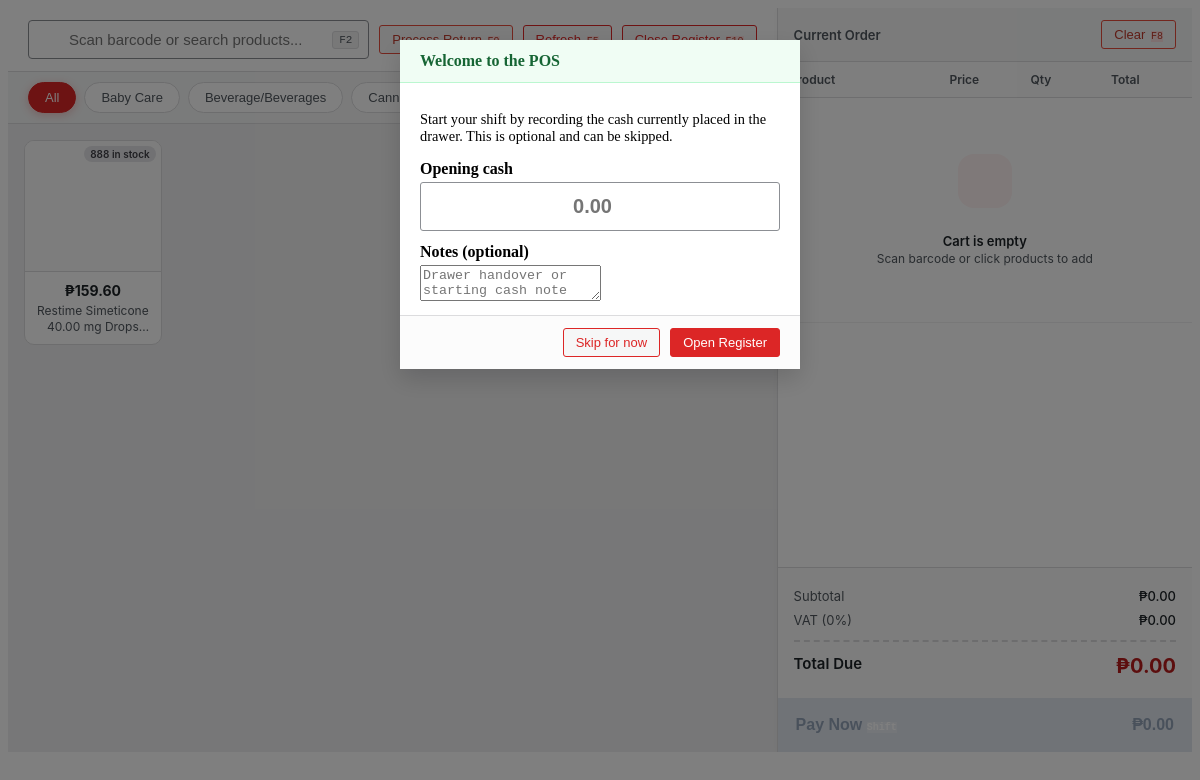
The page /reusablepage/salespos.php (signed in) on the database as committed earlier.
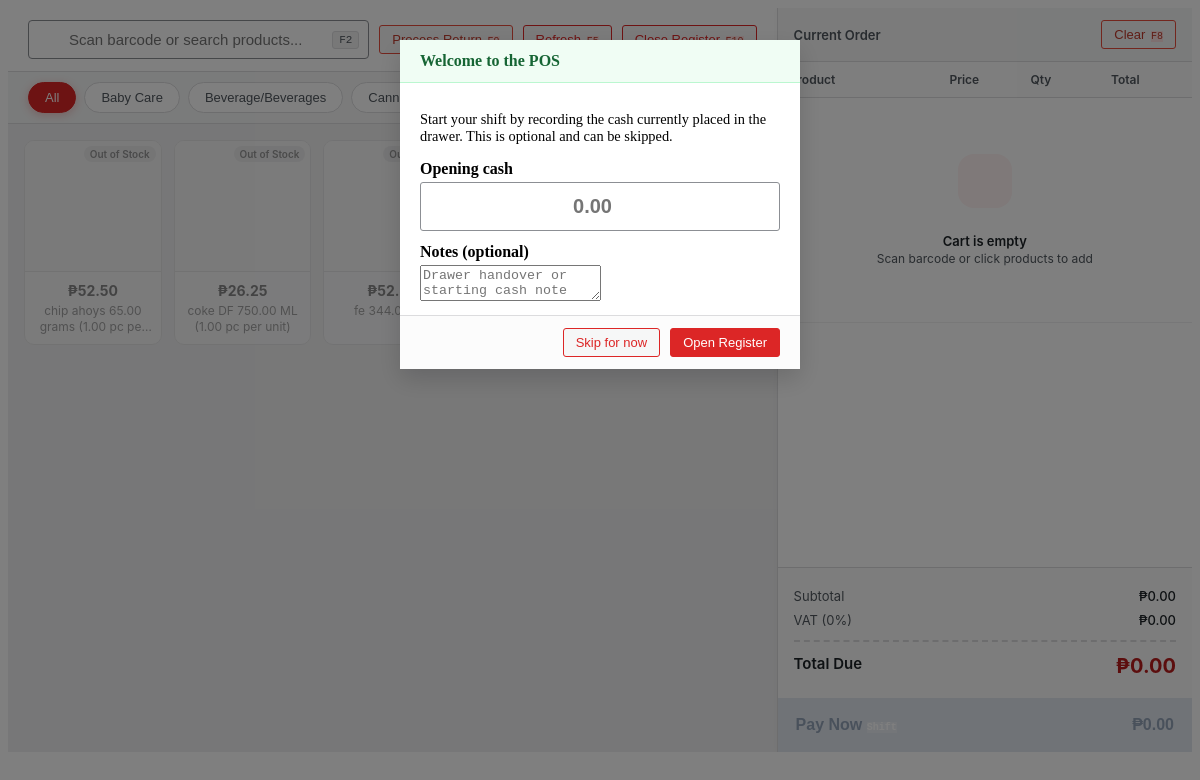
The same page on the database as committed later.
### tables this page shows
CREATE TABLE `product_categories` (
  `id` int(11) NOT NULL,
  `category_name` varchar(100) NOT NULL,
  `has_vat` tinyint(1) NOT NULL DEFAULT 0,
  `senior_discount` tinyint(1) NOT NULL DEFAULT 0,
  `pwd_discount` tinyint(1) NOT NULL DEFAULT 0
);

CREATE TABLE `products` (
  `id` int(11) NOT NULL,
  `branded_name` varchar(255) NOT NULL COMMENT 'Brand name (e.g., Amoxil)',
  `generic_name` varchar(255) NOT NULL COMMENT 'Generic/active ingredient (e.g., Amoxicillin)',
  `strength` decimal(10,2) NOT NULL DEFAULT 0.00 COMMENT 'Main strength value (e.g., 500mg)',
  `measurement_id` int(11) DEFAULT NULL,
  `barcode` varchar(100) DEFAULT NULL COMMENT 'Barcode for POS scanning',
  `category_id` int(11) DEFAULT NULL,
  `classification_id` int(11) DEFAULT NULL,
  `units_per_package` int(11) DEFAULT NULL COMMENT 'Units per package/blister/bottle',
  `imageproduct` varchar(500) NOT NULL,
  `is_basic_necessities` tinyint(1) NOT NULL DEFAULT 0,
  `package_type` varchar(100) DEFAULT NULL COMMENT 'Blister, Bottle, Strip, Box, Jar, etc.',
  `dosage_form` varchar(100) DEFAULT NULL COMMENT 'Tablet, Capsule, Syrup, Suspension, Cream, Drops',
  `dosage_form_id` int(11) DEFAULT NULL,
  `strength_per_quantity` decimal(10,2) DEFAULT NULL COMMENT 'Qty for strength (e.g., 5 for 5mL in syrup)',
  `strength_per_quantity_unit` varchar(50) DEFAULT NULL COMMENT 'Unit for strength_per_quantity (e.g., mL, g)',
  `is_hidden` tinyint(1) NOT NULL DEFAULT 0
);

### function/workingpos.php (called while the page is built, shortened)
<?php
class Product {
    private $conn;
    public function __construct($db) {
        $this->conn = $db;
    }
    public function getProducts() {
        $sql = "SELECT p.*,
                    pc.category_name,
                    pc.has_vat, pc.senior_discount, pc.pwd_discount,
                    um.serving_unit_name AS measurement_name,
                    COALESCE(SUM(CASE
                        WHEN i.current_quantity > 0
                             AND (i.expiry_date IS NULL OR i.expiry_date >= CURDATE())
                        THEN i.current_quantity
                        ELSE 0
                    END), 0) AS stock,
                    MIN(CASE
                        WHEN i.current_quantity > 0
                             AND i.expiry_date IS NOT NULL
                             AND i.expiry_date >= CURDATE()
                        THEN i.expiry_date
                        ELSE NULL
                    END) AS earliest_expiry_date,
                    COALESCE((SELECT newest.sale_price
                              FROM inventory newest
                              WHERE newest.product_id = p.id
                              ORDER BY newest.date_received DESC, newest.id DESC
                              LIMIT 1), 0) AS total_price,
                    COALESCE((SELECT newest.purchase_cost
                              FROM inventory newest
                              WHERE newest.product_id = p.id
                              ORDER BY newest.date_received DESC, newest.id DESC
                              LIMIT 1), 0) AS net_price,
                    COALESCE((SELECT newest.sale_price
                              FROM inventory newest
                              WHERE newest.product_id = p.id
                              ORDER BY newest.date_received DESC, newest.id DESC
                              LIMIT 1), 0) AS sale_price
                FROM products p
                LEFT JOIN product_categories pc ON p.category_id = pc.id
                LEFT JOIN serving_unit um ON p.measurement_id = um.id
                LEFT JOIN inventory i ON p.id = i.product_id
                GROUP BY p.id
                ORDER BY p.generic_name ASC";
        $stmt = $this->conn->prepare($sql);
        $stmt->execute();
        return $stmt->fetchAll(PDO::FETCH_ASSOC);
    }
    public function getCategories() {
        $sql = "SELECT * FROM product_categories ORDER BY category_name ASC";
        $stmt = $this->conn->prepare($sql);
        $stmt->execute();
        return $stmt->fetchAll(PDO::FETCH_ASSOC);
    }
}

### reusablepage/salespos.php (the view, shortened to what this page needs)
<?php
require_once __DIR__ . "/../conn/database.php";
require_once __DIR__ . "/../function/workingpos.php";
$product = new Product($db);
$products = $product->getProducts();
$categories = $product->getCategories();
?>
<link rel="stylesheet" href="../css/pos_wepos.css?v=1.10">
<div class="wepos-wrapper" id="weposApp">
    <div class="wepos-left">
        <div class="wepos-header">
            <div class="wepos-search-container">
                <input type="text" id="weposSearch" placeholder="Scan barcode or search products..." autocomplete="off">
                <kbd>F2</kbd>
            </div>
            <button type="button" class="wepos-btn wepos-btn-outline text-danger" style="border-color: #e74c3c; color: #c0392b;" onclick="openReturnModal()">
                    Process Return <kbd style="font-size: 10px; background: #fee2e2; color: #c0392b; border: none; margin-left: 2px;">F9</kbd>
                </button>
            <button class="wepos-btn wepos-btn-outline" onclick="location.reload()">
                Refresh <kbd style="font-size: 10px; background: #fee2e2; color: #c0392b; border: none; margin-left: 2px;">F5</kbd>
            </button>
            <button class="wepos-btn wepos-btn-outline text-primary" onclick="weposOpenClosingModal()">
                Close Register <kbd style="font-size: 10px; background: #fee2e2; color: #c0392b; border: none; margin-left: 2px;">F10</kbd>
            </button>
        </div>
        <div class="wepos-categories">
            <button class="wepos-cat-btn active" onclick="weposFilterCat('All')">All</button>
            <?php foreach ($categories as $cat): ?>
                <button class="wepos-cat-btn" onclick="weposFilterCat('<?= htmlspecialchars($cat['category_name']) ?>')">
                    <?= htmlspecialchars($cat['category_name']) ?>
                </button>
            <?php endforeach; ?>
        </div>
        <div class="wepos-products-area">
            <div class="wepos-products-grid" id="weposGrid">
                <?php if (empty($products)): ?>
                    <div class="w-100 text-center text-muted py-5 px-3">
                        <i class="fas fa-box-open d-block mb-3" style="font-size: 2.5rem; color: #cbd5e1;"></i>
                        <h5 class="mb-2">No products available</h5>
                        <p class="mb-0">Add a product and inventory batch before starting a sale.</p>
                    </div>
                <?php else: ?>
                <?php foreach ($products as $row): ?>
                    <?php
                        $stock = (int)($row['stock'] ?? 0);
                        $isOut = $stock <= 0;
                        $expiryDate = $row['earliest_expiry_date'] ?? null;
                        $isExpired = ($expiryDate && strtotime($expiryDate) < strtotime('today')) ? true : false;
                        $salePrice = (float)($row['total_price'] ?? $row['sale_price'] ?? 0);
                        $costPrice = (float)($row['net_price'] ?? $row['purchase_cost'] ?? $salePrice);
                    ?>
                    <div class="wepos-product-card <?= $isOut ? 'out-of-stock' : '' ?><?= $isExpired ? ' expired' : '' ?>"
                         data-id="<?= $row['id'] ?>"
                         data-name="<?= htmlspecialchars($row['branded_name']) ?> <?= htmlspecialchars($row['generic_name']) ?> <?= htmlspecialchars($row['strength'] ?? '') ?> <?= htmlspecialchars($row['measurement_name'] ?? '') ?><?= !empty(trim($row['dosage_form'] ?? '')) ? ' ' . htmlspecialchars(trim($row['dosage_form'])) : '' ?><?= isset($row['strength_per_quantity']) && $row['strength_per_quantity'] > 0 ? ' (' . htmlspecialchars((string)$row['strength_per_quantity']) . ' ' . htmlspecialchars(trim($row['strength_per_quantity_unit'] ?? '')) . ' per unit)' : '' ?>"
                         data-branded="<?= htmlspecialchars($row['branded_name']) ?>"
                         data-generic="<?= htmlspecialchars($row['generic_name']) ?>"
                         data-strength="<?= htmlspecialchars(trim(($row['strength'] ?? '') . (($row['strength'] ?? '') !== '' ? ' ' : '') . ($row['measurement_name'] ?? ''))) ?>"
                         data-form="<?= htmlspecialchars(trim($row['dosage_form'] ?? '')) ?>"
                         data-price="<?= $salePrice ?>"
                         data-net="<?= $costPrice ?>"
                         data-barcode="<?= htmlspecialchars($row['barcode'] ?? '') ?>"
                         data-category="<?= htmlspecialchars($row['category_name'] ?? 'Uncategorized') ?>"
                         data-has-vat="<?= (int)($row['has_vat'] ?? 0) ?>"
                         data-senior="<?= (int)($row['senior_discount'] ?? 0) ?>"
                         data-pwd="<?= (int)($row['pwd_discount'] ?? 0) ?>"
                         data-stock="<?= $stock ?>"
                         data-pcs="<?= (int)($row['pcs'] ?? 1) ?>"
                         data-expired="<?= $isExpired ? '1' : '0' ?>"
                         onclick="event.stopPropagation(); weposAddToCart(this)">
                        <div class="wepos-card-img">
                            <?php if ($isExpired): ?>
                                <span class="wepos-stock-badge expired">EXPIRED</span>
                            <?php elseif ($isOut): ?>
                                <span class="wepos-stock-badge empty">Out of Stock</span>
                            <?php else: ?>
                                <span class="wepos-stock-badge <?= $stock <= 10 ? 'low' : '' ?>"><?= $stock ?> in stock</span>
                            <?php endif; ?>
                        </div>
                        <div class="wepos-card-info">
                            <div class="wepos-card-price">₱<?= number_format($salePrice, 2) ?></div>
                            <div class="wepos-card-name">
                                <?= htmlspecialchars($row['branded_name']) ?> <?= htmlspecialchars($row['generic_name']) ?> <?= htmlspecialchars($row['strength'] ?? '') ?> <?= htmlspecialchars($row['measurement_name'] ?? '') ?><?= !empty(trim($row['dosage_form'] ?? '')) ? ' ' . htmlspecialchars(trim($row['dosage_form'])) : '' ?><?= isset($row['strength_per_quantity']) && $row['strength_per_quantity'] > 0 ? ' (' . htmlspecialchars((string)$row['strength_per_quantity']) . ' ' . htmlspecialchars(trim($row['strength_per_quantity_unit'] ?? '')) . ' per unit)' : '' ?>
                            </div>
                        </div>
                    </div>
                <?php endforeach; ?>
                <?php endif; ?>
            </div>
        </div>
    </div>
    <div class="wepos-right">
        <div class="wepos-resizer" id="weposCartResizer" title="Drag to resize the cart panel" aria-label="Drag to resize the cart panel">
        </div>
        <div class="wepos-cart-header">
            <span style="font-size:13px; font-weight:600; color:#50575e;">Current Order</span>
            <div class="wepos-cart-actions">
                <button class="wepos-btn wepos-btn-outline text-danger" style="border-color: #e74c3c; color: #c0392b;" onclick="weposClearCart()">
                    Clear <kbd style="font-size: 10px; background: #fee2e2; color: #c0392b; border: none; margin-left: 2px;">F8</kbd>
                </button>
            </div>
        </div>
        <div class="wepos-cart-items">
            <table class="wepos-cart-table">
                <thead>
                    <tr>
                        <th class="wepos-col-name">Product</th>
                        <th class="wepos-col-price">Price</th>
                        <th class="wepos-col-qty">Qty</th>
                        <th class="wepos-col-total">Total</th>
                        <th class="wepos-col-action"></th>
                    </tr>
                </thead>
                <tbody id="weposCartBody">
                </tbody>
            </table>
        </div>
        <div class="wepos-checkout-area">
            <div class="wepos-calc-box">
                <div class="wepos-calc-row">
                    <span>Subtotal</span>
                    <span id="calcSub">₱0.00</span>
                </div>
                <div class="wepos-calc-row text-muted" id="rowVat" style="display:none;">
                    <span>VAT (0%)</span>
                    <span id="calcVat">+₱0.00</span>
                </div>
                <div class="wepos-calc-row total-row">
                    <span>Total Due</span>
                    <span class="wepos-grand-total" id="calcTotal">₱0.00</span>
                </div>
            </div>
            <button class="wepos-pay-btn" id="weposPayBtn" onclick="weposOpenPayModal()" disabled>
                <span>Pay Now <kbd style="font-size: 10px; background: rgba(255,255,255,.25); color:#fff; border: none;">Shift</kbd></span>
                <span class="wepos-pay-amount" id="btnTotalAmount">₱0.00</span>
            </button>
        </div>
    </div>
</div>
<div class="wepos-modal-overlay" id="registerOpeningModal" style="display:none;" onclick="weposCloseOpeningModal(event)">
    <div class="wepos-modal" onclick="event.stopPropagation()" style="max-width:440px;">
        <div class="wepos-modal-head" style="background:#f0fdf4; border-bottom:1px solid #bbf7d0;">
            <h5 style="color:#166534;">Welcome to the POS</h5>
            <button type="button" onclick="weposCloseOpeningModal()"><i class="fas fa-times"></i></button>
        </div>
        <div class="wepos-modal-body">
            <p class="text-muted" style="font-size:0.9rem;">Start your shift by recording the cash currently placed in the drawer. This is optional and can be skipped.</p>
            <label for="openingCashAmount" style="font-weight:600; display:block; margin-bottom:4px;">Opening cash</label>
            <input type="number" id="openingCashAmount" class="wepos-input-lg" min="0" step="0.01" placeholder="0.00" autofocus>
            <label for="openingCashNotes" style="font-weight:600; display:block; margin:12px 0 4px;">Notes (optional)</label>
            <textarea id="openingCashNotes" rows="2" class="form-control" placeholder="Drawer handover or starting cash note"></textarea>
        </div>
        <div class="wepos-modal-foot">
            <button type="button" class="wepos-btn wepos-btn-outline" onclick="weposSkipOpeningModal()">Skip for now</button>
            <button type="button" class="wepos-btn wepos-btn-primary" id="confirmOpeningBtn" onclick="weposSubmitRegisterOpening()">Open Register</button>
        </div>
    </div>
</div>

Rows that differ between the two databases and show on the page:
no longer on this page (row unchanged): products: stock "888", salePrice "159.60", branded_name "Restime", generic_name "Simeticone", strength "40.00", measurement_name "mg", dosage_form "Drops", strength_per_quantity 10 (drawn), strength_per_quantity_unit "mL" (drawn)
added products: shows "Out of Stock", salePrice "52.50", generic_name "chip ahoys", strength "65.00", measurement_name "grams", strength_per_quantity "1.00", strength_per_quantity_unit "pc"
added products: shows "Out of Stock", salePrice "26.25", branded_name "coke", generic_name "DF", strength "750.00", measurement_name "ML", strength_per_quantity "1.00", strength_per_quantity_unit "pc"
added products: shows "Out…", salePrice "52.50", generic_name "fe", strength "344.00"
